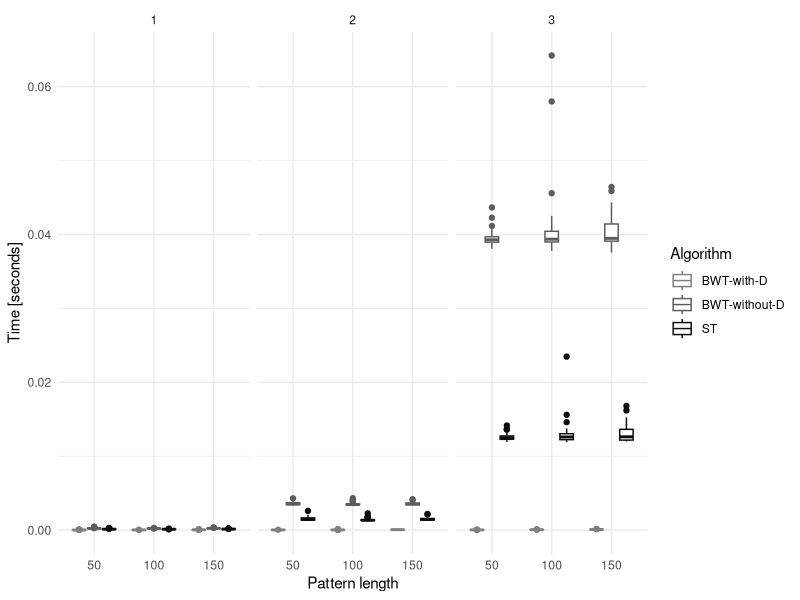
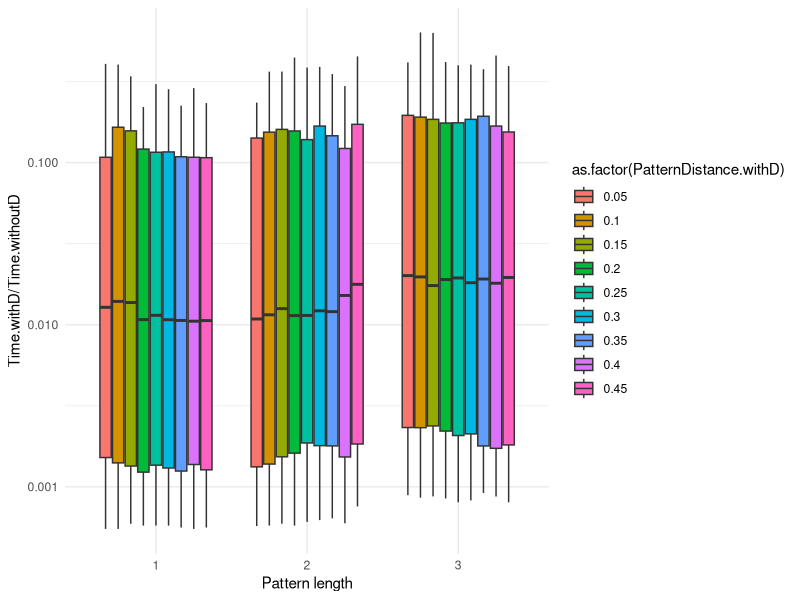
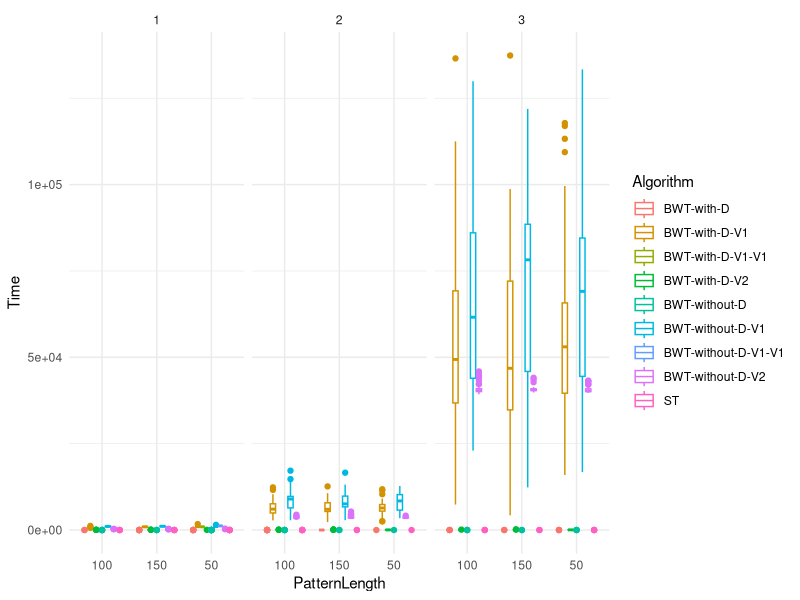
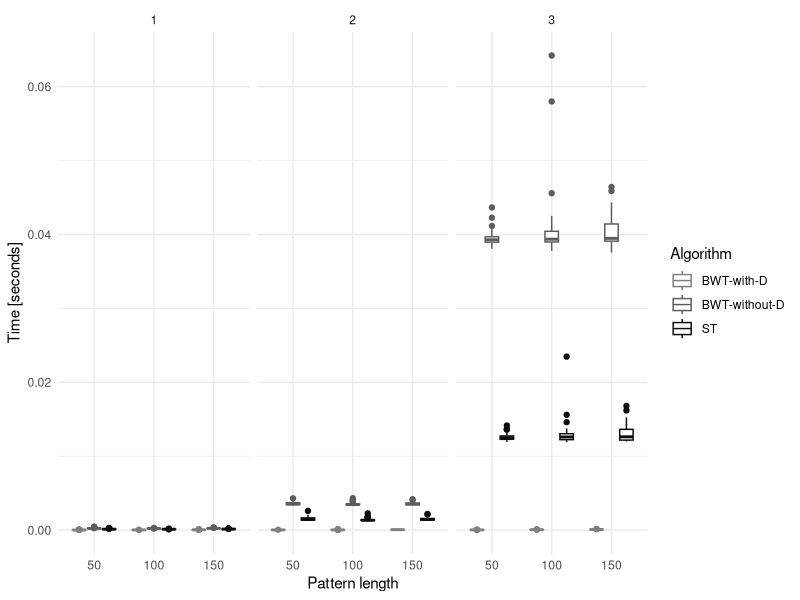

These figures' R source, in order:
#library(tidyverse)
library(dplyr)
library(readr)
library(ggplot2)
library(ggridges)

performance <- read_table2("bwt_search.txt",
                           col_names = c("Algorithm", "PatternLength", "PatternDistance",
                                         "Edits", "Time"),
                           col_types = "ccncn")
performance$PatternLength <- factor(performance$PatternLength, levels = c("50", "100", "150"))

ggplot(performance,
       aes(x = PatternLength, y = Time, color = Algorithm)) +
    facet_grid(~ Edits) +
    geom_boxplot() +
    xlab("Pattern length") +
    ylab("Time [seconds]") +
    scale_color_grey(start = 0.5, end = 0.05) +
    scale_fill_grey(start = 0.5, end = 0.05) +
    theme_minimal()
ggsave("Approx matching comparison.pdf", width = 7, height = 7)

withoutD <- performance %>% filter(Algorithm == "BWT-without-D")
withD <- performance %>% filter(Algorithm == "BWT-with-D")

comparison <- inner_join(withoutD, withD, by = "PatternLength",
                         suffix = c(".withoutD", ".withD"))

comparison %>% ggplot(aes(x = Edits.withD, y = Time.withD / Time.withoutD,
                          fill = as.factor(PatternDistance.withD))) +
    geom_boxplot() +
    scale_y_log10() +
    xlab("Pattern length") +
    theme_minimal()

performance1 <- read_table2("bwt_search_v1.txt",
                            col_names = c("Algorithm", "PatternLength", "PatternDistance",
                                          "Edits", "Time"),
                            col_types = "ccncn")

performance2 <- read_table2("bwt_search_v2.txt",
                            col_names = c("Algorithm", "PatternLength", "PatternDistance",
                                          "Edits", "Time"),
                            col_types = "ccncn")

ggplot(rbind(performance1, performance2, performance),
       aes(x = PatternLength, y = Time, color = Algorithm)) +
    facet_grid(~ Edits) +
    geom_boxplot() +
    theme_minimal()
